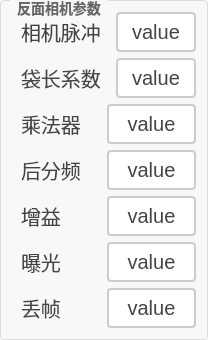
        <widget class="QGroupBox" name="groupBox_15">
         <property name="styleSheet">
          <string notr="true">QGroupBox {
    border: 1px solid #DDD;
    border-radius: 4px;
    font: bold 14px;
    color: #666;
    background-color: #F8F8F8;
}

QGroupBox::title {
    subcontrol-origin: margin;
    subcontrol-position: top left;
    left: 10px;
    padding: 0 5px;
}</string>
         </property>
         <property name="title">
          <string>反面相机参数</string>
         </property>
         <layout class="QGridLayout" name="gridLayout_2">
          <item row="0" column="0">
           <layout class="QVBoxLayout" name="verticalLayout_2">
            <item>
             <layout class="QHBoxLayout" name="horizontalLayout_28" stretch="1,1">
              <item>
               <widget class="QLabel" name="lb_xiangjiguangdianpingbishijian_8">
                <property name="styleSheet">
                 <string notr="true">/* 基础标签样式 */
QLabel {
    color: #444444;          /* 主文字色 */
    font-size: 20px;         /* 标准字号 */
    background: transparent; /* 透明背景 */
    padding: 2px 4px;        /* 基础内边距 */
}

/* 标题样式 */
QLabel.title {
    font-size: 16px;
    font-weight: 600;
    color: #333333;
    border-bottom: 1px solid #DDDDDD; /* 下划线装饰 */
    padding-bottom: 4px;
}

/* 副标题/次要文本 */
QLabel.subtitle {
    color: #666666;
    font-size: 13px;
    font-style: italic;
}

/* 强调文本 */
QLabel.emphasis {
    color: #333333;
    font-weight: 500;
    background-color: #F5F5F5;
    border-radius: 3px;
    padding: 4px 8px;
}

/* 状态标签（成功/警告/错误） */
QLabel[state=&quot;success&quot;] {
    color: #228B22;          /* 森林绿 */
    border-left: 3px solid #228B22;
    padding-left: 8px;
}

QLabel[state=&quot;warning&quot;] {
    color: #FF8C00;          /* 暗橙 */
    border-left: 3px solid #FF8C00;
    padding-left: 8px;
}

QLabel[state=&quot;error&quot;] {
    color: #B22222;          /* 砖红 */
    border-left: 3px solid #B22222;
    padding-left: 8px;
}

/* 数据展示标签 */
QLabel.data {
    color: #2F4F4F;          /* 深石板灰 */
    font-family: monospace;
    border: 1px solid #E0E0E0;
    background-color: #FFFFFF;
    padding: 6px 12px;
    border-radius: 4px;
}

/* 禁用状态 */
QLabel:disabled {
    color: #AAAAAA;
    background-color: transparent;
}

/* 链接样式（伪链接效果） */
QLabel.link {
    color: #4682B4;          /* 钢蓝 */
    text-decoration: underline;
    border-bottom: 1px dotted #4682B4;
}

/* 图标标签 */
QLabel.icon {
    qproperty-alignment: AlignCenter;
    border: 1px solid #E0E0E0;
    border-radius: 4px;
    background-color: #FFFFFF;
    padding: 12px;
}</string>
                </property>
                <property name="text">
                 <string>相机脉冲</string>
                </property>
               </widget>
              </item>
              <item>
               <widget class="QPushButton" name="btn_xiangjimaichong2">
                <property name="sizePolicy">
                 <sizepolicy hsizetype="Minimum" vsizetype="Minimum">
                  <horstretch>0</horstretch>
                  <verstretch>0</verstretch>
                 </sizepolicy>
                </property>
                <property name="styleSheet">
                 <string notr="true">QPushButton {
    padding: 6px 14px;
    border: 2px solid #CCC;
    border-radius: 4px;
    background-color: white;
    color: #444;
	font-size:20px;
}

QPushButton:hover {
    border-color: #999;
    background-color: #F5F5F5;
}

QPushButton:pressed {
    border-color: #777;
    background-color: #EEE;
}</string>
                </property>
                <property name="text">
                 <string>value</string>
                </property>
               </widget>
              </item>
             </layout>
            </item>
            <item>
             <layout class="QHBoxLayout" name="horizontalLayout_29" stretch="1,1">
              <item>
               <widget class="QLabel" name="lb_xiangjiguangdianpingbishijian_9">
                <property name="styleSheet">
                 <string notr="true">/* 基础标签样式 */
QLabel {
    color: #444444;          /* 主文字色 */
    font-size: 20px;         /* 标准字号 */
    background: transparent; /* 透明背景 */
    padding: 2px 4px;        /* 基础内边距 */
}

/* 标题样式 */
QLabel.title {
    font-size: 16px;
    font-weight: 600;
    color: #333333;
    border-bottom: 1px solid #DDDDDD; /* 下划线装饰 */
    padding-bottom: 4px;
}

/* 副标题/次要文本 */
QLabel.subtitle {
    color: #666666;
    font-size: 13px;
    font-style: italic;
}

/* 强调文本 */
QLabel.emphasis {
    color: #333333;
    font-weight: 500;
    background-color: #F5F5F5;
    border-radius: 3px;
    padding: 4px 8px;
}

/* 状态标签（成功/警告/错误） */
QLabel[state=&quot;success&quot;] {
    color: #228B22;          /* 森林绿 */
    border-left: 3px solid #228B22;
    padding-left: 8px;
}

QLabel[state=&quot;warning&quot;] {
    color: #FF8C00;          /* 暗橙 */
    border-left: 3px solid #FF8C00;
    padding-left: 8px;
}

QLabel[state=&quot;error&quot;] {
    color: #B22222;          /* 砖红 */
    border-left: 3px solid #B22222;
    padding-left: 8px;
}

/* 数据展示标签 */
QLabel.data {
    color: #2F4F4F;          /* 深石板灰 */
    font-family: monospace;
    border: 1px solid #E0E0E0;
    background-color: #FFFFFF;
    padding: 6px 12px;
    border-radius: 4px;
}

/* 禁用状态 */
QLabel:disabled {
    color: #AAAAAA;
    background-color: transparent;
}

/* 链接样式（伪链接效果） */
QLabel.link {
    color: #4682B4;          /* 钢蓝 */
    text-decoration: underline;
    border-bottom: 1px dotted #4682B4;
}

/* 图标标签 */
QLabel.icon {
    qproperty-alignment: AlignCenter;
    border: 1px solid #E0E0E0;
    border-radius: 4px;
    background-color: #FFFFFF;
    padding: 12px;
}</string>
                </property>
                <property name="text">
                 <string>袋长系数</string>
                </property>
               </widget>
              </item>
              <item>
               <widget class="QPushButton" name="btn_daichangxishu2">
                <property name="sizePolicy">
                 <sizepolicy hsizetype="Minimum" vsizetype="Minimum">
                  <horstretch>0</horstretch>
                  <verstretch>0</verstretch>
                 </sizepolicy>
                </property>
                <property name="styleSheet">
                 <string notr="true">QPushButton {
    padding: 6px 14px;
    border: 2px solid #CCC;
    border-radius: 4px;
    background-color: white;
    color: #444;
	font-size:20px;
}

QPushButton:hover {
    border-color: #999;
    background-color: #F5F5F5;
}

QPushButton:pressed {
    border-color: #777;
    background-color: #EEE;
}</string>
                </property>
                <property name="text">
                 <string>value</string>
                </property>
               </widget>
              </item>
             </layout>
            </item>
            <item>
             <layout class="QHBoxLayout" name="horizontalLayout_30" stretch="1,1">
              <item>
               <widget class="QLabel" name="lb_xiangjiguangdianpingbishijian_10">
                <property name="styleSheet">
                 <string notr="true">/* 基础标签样式 */
QLabel {
    color: #444444;          /* 主文字色 */
    font-size: 20px;         /* 标准字号 */
    background: transparent; /* 透明背景 */
    padding: 2px 4px;        /* 基础内边距 */
}

/* 标题样式 */
QLabel.title {
    font-size: 16px;
    font-weight: 600;
    color: #333333;
    border-bottom: 1px solid #DDDDDD; /* 下划线装饰 */
    padding-bottom: 4px;
}

/* 副标题/次要文本 */
QLabel.subtitle {
    color: #666666;
    font-size: 13px;
    font-style: italic;
}

/* 强调文本 */
QLabel.emphasis {
    color: #333333;
    font-weight: 500;
    background-color: #F5F5F5;
    border-radius: 3px;
    padding: 4px 8px;
}

/* 状态标签（成功/警告/错误） */
QLabel[state=&quot;success&quot;] {
    color: #228B22;          /* 森林绿 */
    border-left: 3px solid #228B22;
    padding-left: 8px;
}

QLabel[state=&quot;warning&quot;] {
    color: #FF8C00;          /* 暗橙 */
    border-left: 3px solid #FF8C00;
    padding-left: 8px;
}

QLabel[state=&quot;error&quot;] {
    color: #B22222;          /* 砖红 */
    border-left: 3px solid #B22222;
    padding-left: 8px;
}

/* 数据展示标签 */
QLabel.data {
    color: #2F4F4F;          /* 深石板灰 */
    font-family: monospace;
    border: 1px solid #E0E0E0;
    background-color: #FFFFFF;
    padding: 6px 12px;
    border-radius: 4px;
}

/* 禁用状态 */
QLabel:disabled {
    color: #AAAAAA;
    background-color: transparent;
}

/* 链接样式（伪链接效果） */
QLabel.link {
    color: #4682B4;          /* 钢蓝 */
    text-decoration: underline;
    border-bottom: 1px dotted #4682B4;
}

/* 图标标签 */
QLabel.icon {
    qproperty-alignment: AlignCenter;
    border: 1px solid #E0E0E0;
    border-radius: 4px;
    background-color: #FFFFFF;
    padding: 12px;
}</string>
                </property>
                <property name="text">
                 <string>乘法器</string>
                </property>
               </widget>
              </item>
              <item>
               <widget class="QPushButton" name="btn_chengfaqi2">
                <property name="sizePolicy">
                 <sizepolicy hsizetype="Minimum" vsizetype="Minimum">
                  <horstretch>0</horstretch>
                  <verstretch>0</verstretch>
                 </sizepolicy>
                </property>
                <property name="styleSheet">
                 <string notr="true">QPushButton {
    padding: 6px 14px;
    border: 2px solid #CCC;
    border-radius: 4px;
    background-color: white;
    color: #444;
	font-size:20px;
}

QPushButton:hover {
    border-color: #999;
    background-color: #F5F5F5;
}

QPushButton:pressed {
    border-color: #777;
    background-color: #EEE;
}</string>
                </property>
                <property name="text">
                 <string>value</string>
                </property>
               </widget>
              </item>
             </layout>
            </item>
            <item>
             <layout class="QHBoxLayout" name="horizontalLayout_31" stretch="1,1">
              <item>
               <widget class="QLabel" name="lb_xiangjiguangdianpingbishijian_11">
                <property name="styleSheet">
                 <string notr="true">/* 基础标签样式 */
QLabel {
    color: #444444;          /* 主文字色 */
    font-size: 20px;         /* 标准字号 */
    background: transparent; /* 透明背景 */
    padding: 2px 4px;        /* 基础内边距 */
}

/* 标题样式 */
QLabel.title {
    font-size: 16px;
    font-weight: 600;
    color: #333333;
    border-bottom: 1px solid #DDDDDD; /* 下划线装饰 */
    padding-bottom: 4px;
}

/* 副标题/次要文本 */
QLabel.subtitle {
    color: #666666;
    font-size: 13px;
    font-style: italic;
}

/* 强调文本 */
QLabel.emphasis {
    color: #333333;
    font-weight: 500;
    background-color: #F5F5F5;
    border-radius: 3px;
    padding: 4px 8px;
}

/* 状态标签（成功/警告/错误） */
QLabel[state=&quot;success&quot;] {
    color: #228B22;          /* 森林绿 */
    border-left: 3px solid #228B22;
    padding-left: 8px;
}

QLabel[state=&quot;warning&quot;] {
    color: #FF8C00;          /* 暗橙 */
    border-left: 3px solid #FF8C00;
    padding-left: 8px;
}

QLabel[state=&quot;error&quot;] {
    color: #B22222;          /* 砖红 */
    border-left: 3px solid #B22222;
    padding-left: 8px;
}

/* 数据展示标签 */
QLabel.data {
    color: #2F4F4F;          /* 深石板灰 */
    font-family: monospace;
    border: 1px solid #E0E0E0;
    background-color: #FFFFFF;
    padding: 6px 12px;
    border-radius: 4px;
}

/* 禁用状态 */
QLabel:disabled {
    color: #AAAAAA;
    background-color: transparent;
}

/* 链接样式（伪链接效果） */
QLabel.link {
    color: #4682B4;          /* 钢蓝 */
    text-decoration: underline;
    border-bottom: 1px dotted #4682B4;
}

/* 图标标签 */
QLabel.icon {
    qproperty-alignment: AlignCenter;
    border: 1px solid #E0E0E0;
    border-radius: 4px;
    background-color: #FFFFFF;
    padding: 12px;
}</string>
                </property>
                <property name="text">
                 <string>后分频</string>
                </property>
               </widget>
              </item>
              <item>
               <widget class="QPushButton" name="btn_houfenpin2">
                <property name="sizePolicy">
                 <sizepolicy hsizetype="Minimum" vsizetype="Minimum">
                  <horstretch>0</horstretch>
                  <verstretch>0</verstretch>
                 </sizepolicy>
                </property>
                <property name="styleSheet">
                 <string notr="true">QPushButton {
    padding: 6px 14px;
    border: 2px solid #CCC;
    border-radius: 4px;
    background-color: white;
    color: #444;
	font-size:20px;
}

QPushButton:hover {
    border-color: #999;
    background-color: #F5F5F5;
}

QPushButton:pressed {
    border-color: #777;
    background-color: #EEE;
}</string>
                </property>
                <property name="text">
                 <string>value</string>
                </property>
               </widget>
              </item>
             </layout>
            </item>
            <item>
             <layout class="QHBoxLayout" name="horizontalLayout_32" stretch="1,1">
              <item>
               <widget class="QLabel" name="lb_xiangjiguangdianpingbishijian_12">
                <property name="styleSheet">
                 <string notr="true">/* 基础标签样式 */
QLabel {
    color: #444444;          /* 主文字色 */
    font-size: 20px;         /* 标准字号 */
    background: transparent; /* 透明背景 */
    padding: 2px 4px;        /* 基础内边距 */
}

/* 标题样式 */
QLabel.title {
    font-size: 16px;
    font-weight: 600;
    color: #333333;
    border-bottom: 1px solid #DDDDDD; /* 下划线装饰 */
    padding-bottom: 4px;
}

/* 副标题/次要文本 */
QLabel.subtitle {
    color: #666666;
    font-size: 13px;
    font-style: italic;
}

/* 强调文本 */
QLabel.emphasis {
    color: #333333;
    font-weight: 500;
    background-color: #F5F5F5;
    border-radius: 3px;
    padding: 4px 8px;
}

/* 状态标签（成功/警告/错误） */
QLabel[state=&quot;success&quot;] {
    color: #228B22;          /* 森林绿 */
    border-left: 3px solid #228B22;
    padding-left: 8px;
}

QLabel[state=&quot;warning&quot;] {
    color: #FF8C00;          /* 暗橙 */
    border-left: 3px solid #FF8C00;
    padding-left: 8px;
}

QLabel[state=&quot;error&quot;] {
    color: #B22222;          /* 砖红 */
    border-left: 3px solid #B22222;
    padding-left: 8px;
}

/* 数据展示标签 */
QLabel.data {
    color: #2F4F4F;          /* 深石板灰 */
    font-family: monospace;
    border: 1px solid #E0E0E0;
    background-color: #FFFFFF;
    padding: 6px 12px;
    border-radius: 4px;
}

/* 禁用状态 */
QLabel:disabled {
    color: #AAAAAA;
    background-color: transparent;
}

/* 链接样式（伪链接效果） */
QLabel.link {
    color: #4682B4;          /* 钢蓝 */
    text-decoration: underline;
    border-bottom: 1px dotted #4682B4;
}

/* 图标标签 */
QLabel.icon {
    qproperty-alignment: AlignCenter;
    border: 1px solid #E0E0E0;
    border-radius: 4px;
    background-color: #FFFFFF;
    padding: 12px;
}</string>
                </property>
                <property name="text">
                 <string>增益</string>
                </property>
               </widget>
              </item>
              <item>
               <widget class="QPushButton" name="btn_zengyi2">
                <property name="sizePolicy">
                 <sizepolicy hsizetype="Minimum" vsizetype="Minimum">
                  <horstretch>0</horstretch>
                  <verstretch>0</verstretch>
                 </sizepolicy>
                </property>
                <property name="styleSheet">
                 <string notr="true">QPushButton {
    padding: 6px 14px;
    border: 2px solid #CCC;
    border-radius: 4px;
    background-color: white;
    color: #444;
	font-size:20px;
}

QPushButton:hover {
    border-color: #999;
    background-color: #F5F5F5;
}

QPushButton:pressed {
    border-color: #777;
    background-color: #EEE;
}</string>
                </property>
                <property name="text">
                 <string>value</string>
                </property>
               </widget>
              </item>
             </layout>
            </item>
            <item>
             <layout class="QHBoxLayout" name="horizontalLayout_33" stretch="1,1">
              <item>
               <widget class="QLabel" name="lb_xiangjiguangdianpingbishijian_13">
                <property name="styleSheet">
                 <string notr="true">/* 基础标签样式 */
QLabel {
    color: #444444;          /* 主文字色 */
    font-size: 20px;         /* 标准字号 */
    background: transparent; /* 透明背景 */
    padding: 2px 4px;        /* 基础内边距 */
}

/* 标题样式 */
QLabel.title {
    font-size: 16px;
    font-weight: 600;
    color: #333333;
    border-bottom: 1px solid #DDDDDD; /* 下划线装饰 */
    padding-bottom: 4px;
}

/* 副标题/次要文本 */
QLabel.subtitle {
    color: #666666;
    font-size: 13px;
    font-style: italic;
}

/* 强调文本 */
QLabel.emphasis {
    color: #333333;
    font-weight: 500;
    background-color: #F5F5F5;
    border-radius: 3px;
    padding: 4px 8px;
}

/* 状态标签（成功/警告/错误） */
QLabel[state=&quot;success&quot;] {
    color: #228B22;          /* 森林绿 */
    border-left: 3px solid #228B22;
    padding-left: 8px;
}

QLabel[state=&quot;warning&quot;] {
    color: #FF8C00;          /* 暗橙 */
    border-left: 3px solid #FF8C00;
    padding-left: 8px;
}

QLabel[state=&quot;error&quot;] {
    color: #B22222;          /* 砖红 */
    border-left: 3px solid #B22222;
    padding-left: 8px;
}

/* 数据展示标签 */
QLabel.data {
    color: #2F4F4F;          /* 深石板灰 */
    font-family: monospace;
    border: 1px solid #E0E0E0;
    background-color: #FFFFFF;
    padding: 6px 12px;
    border-radius: 4px;
}

/* 禁用状态 */
QLabel:disabled {
    color: #AAAAAA;
    background-color: transparent;
}

/* 链接样式（伪链接效果） */
QLabel.link {
    color: #4682B4;          /* 钢蓝 */
    text-decoration: underline;
    border-bottom: 1px dotted #4682B4;
}

/* 图标标签 */
QLabel.icon {
    qproperty-alignment: AlignCenter;
    border: 1px solid #E0E0E0;
    border-radius: 4px;
    background-color: #FFFFFF;
    padding: 12px;
}</string>
                </property>
                <property name="text">
                 <string>曝光</string>
                </property>
               </widget>
              </item>
              <item>
               <widget class="QPushButton" name="btn_baoguang2">
                <property name="sizePolicy">
                 <sizepolicy hsizetype="Minimum" vsizetype="Minimum">
                  <horstretch>0</horstretch>
                  <verstretch>0</verstretch>
                 </sizepolicy>
                </property>
                <property name="styleSheet">
                 <string notr="true">QPushButton {
    padding: 6px 14px;
    border: 2px solid #CCC;
    border-radius: 4px;
    background-color: white;
    color: #444;
	font-size:20px;
}

QPushButton:hover {
    border-color: #999;
    background-color: #F5F5F5;
}

QPushButton:pressed {
    border-color: #777;
    background-color: #EEE;
}</string>
                </property>
                <property name="text">
                 <string>value</string>
                </property>
               </widget>
              </item>
             </layout>
            </item>
            <item>
             <layout class="QHBoxLayout" name="horizontalLayout_34" stretch="1,1">
              <item>
               <widget class="QLabel" name="lb_xiangjiguangdianpingbishijian_14">
                <property name="styleSheet">
                 <string notr="true">/* 基础标签样式 */
QLabel {
    color: #444444;          /* 主文字色 */
    font-size: 20px;         /* 标准字号 */
    background: transparent; /* 透明背景 */
    padding: 2px 4px;        /* 基础内边距 */
}

/* 标题样式 */
QLabel.title {
    font-size: 16px;
    font-weight: 600;
    color: #333333;
    border-bottom: 1px solid #DDDDDD; /* 下划线装饰 */
    padding-bottom: 4px;
}

/* 副标题/次要文本 */
QLabel.subtitle {
    color: #666666;
    font-size: 13px;
    font-style: italic;
}

/* 强调文本 */
QLabel.emphasis {
    color: #333333;
    font-weight: 500;
    background-color: #F5F5F5;
    border-radius: 3px;
    padding: 4px 8px;
}

/* 状态标签（成功/警告/错误） */
QLabel[state=&quot;success&quot;] {
    color: #228B22;          /* 森林绿 */
    border-left: 3px solid #228B22;
    padding-left: 8px;
}

QLabel[state=&quot;warning&quot;] {
    color: #FF8C00;          /* 暗橙 */
    border-left: 3px solid #FF8C00;
    padding-left: 8px;
}

QLabel[state=&quot;error&quot;] {
    color: #B22222;          /* 砖红 */
    border-left: 3px solid #B22222;
    padding-left: 8px;
}

/* 数据展示标签 */
QLabel.data {
    color: #2F4F4F;          /* 深石板灰 */
    font-family: monospace;
    border: 1px solid #E0E0E0;
    background-color: #FFFFFF;
    padding: 6px 12px;
    border-radius: 4px;
}

/* 禁用状态 */
QLabel:disabled {
    color: #AAAAAA;
    background-color: transparent;
}

/* 链接样式（伪链接效果） */
QLabel.link {
    color: #4682B4;          /* 钢蓝 */
    text-decoration: underline;
    border-bottom: 1px dotted #4682B4;
}

/* 图标标签 */
QLabel.icon {
    qproperty-alignment: AlignCenter;
    border: 1px solid #E0E0E0;
    border-radius: 4px;
    background-color: #FFFFFF;
    padding: 12px;
}</string>
                </property>
                <property name="text">
                 <string>丢帧</string>
                </property>
               </widget>
              </item>
              <item>
               <widget class="QPushButton" name="btn_diuzhen2">
                <property name="sizePolicy">
                 <sizepolicy hsizetype="Minimum" vsizetype="Minimum">
                  <horstretch>0</horstretch>
                  <verstretch>0</verstretch>
                 </sizepolicy>
                </property>
                <property name="styleSheet">
                 <string notr="true">QPushButton {
    padding: 6px 14px;
    border: 2px solid #CCC;
    border-radius: 4px;
    background-color: white;
    color: #444;
	font-size:20px;
}

QPushButton:hover {
    border-color: #999;
    background-color: #F5F5F5;
}

QPushButton:pressed {
    border-color: #777;
    background-color: #EEE;
}</string>
                </property>
                <property name="text">
                 <string>value</string>
                </property>
               </widget>
              </item>
             </layout>
            </item>
           </layout>
          </item>
         </layout>
        </widget>
